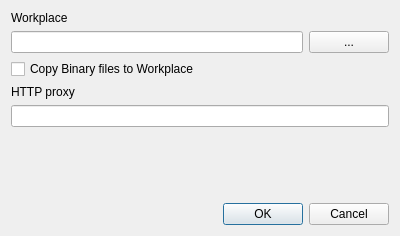
<?xml version="1.0" encoding="UTF-8"?>
<ui version="4.0">
 <class>SettingsDialog</class>
 <widget class="QDialog" name="SettingsDialog">
  <property name="windowModality">
   <enum>Qt::WindowModal</enum>
  </property>
  <property name="geometry">
   <rect>
    <x>0</x>
    <y>0</y>
    <width>400</width>
    <height>236</height>
   </rect>
  </property>
  <property name="windowTitle">
   <string>Settings</string>
  </property>
  <layout class="QVBoxLayout" name="verticalLayout">
   <item>
    <widget class="QLabel" name="label">
     <property name="text">
      <string>Workplace</string>
     </property>
    </widget>
   </item>
   <item>
    <layout class="QHBoxLayout" name="horizontalLayout">
     <item>
      <widget class="QLineEdit" name="workplace_linedit"/>
     </item>
     <item>
      <widget class="QPushButton" name="workplace_choose">
       <property name="text">
        <string>...</string>
       </property>
      </widget>
     </item>
    </layout>
   </item>
   <item>
    <widget class="QCheckBox" name="copy_binary">
     <property name="text">
      <string>Copy Binary files to Workplace</string>
     </property>
    </widget>
   </item>
   <item>
    <widget class="QLabel" name="proxy_label">
     <property name="text">
      <string>HTTP proxy</string>
     </property>
    </widget>
   </item>
   <item>
    <widget class="QLineEdit" name="proxy"/>
   </item>
   <item>
    <spacer name="verticalSpacer">
     <property name="orientation">
      <enum>Qt::Vertical</enum>
     </property>
     <property name="sizeHint" stdset="0">
      <size>
       <width>20</width>
       <height>40</height>
      </size>
     </property>
    </spacer>
   </item>
   <item>
    <widget class="QDialogButtonBox" name="buttonBox">
     <property name="orientation">
      <enum>Qt::Horizontal</enum>
     </property>
     <property name="standardButtons">
      <set>QDialogButtonBox::Cancel|QDialogButtonBox::Ok</set>
     </property>
    </widget>
   </item>
  </layout>
 </widget>
 <resources/>
 <connections>
  <connection>
   <sender>buttonBox</sender>
   <signal>accepted()</signal>
   <receiver>SettingsDialog</receiver>
   <slot>accept()</slot>
   <hints>
    <hint type="sourcelabel">
     <x>248</x>
     <y>254</y>
    </hint>
    <hint type="destinationlabel">
     <x>157</x>
     <y>274</y>
    </hint>
   </hints>
  </connection>
  <connection>
   <sender>buttonBox</sender>
   <signal>rejected()</signal>
   <receiver>SettingsDialog</receiver>
   <slot>reject()</slot>
   <hints>
    <hint type="sourcelabel">
     <x>316</x>
     <y>260</y>
    </hint>
    <hint type="destinationlabel">
     <x>286</x>
     <y>274</y>
    </hint>
   </hints>
  </connection>
 </connections>
</ui>
